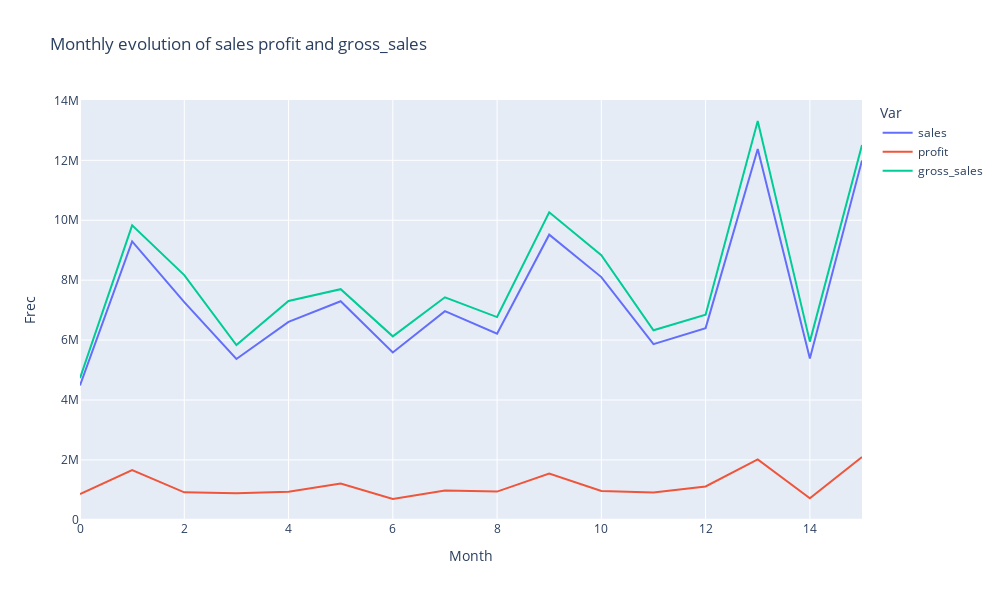

Notebook code for this chart:
### Code cell
fig = px.line(grouped_df, y=['sales', 'profit', 'gross_sales'],
              title='Monthly evolution of sales profit and gross_sales',
              labels={'date' : 'Month', 'value' : 'Frec', 'variable' : 'Var'},
              width=1000, height=600)
fig.update_xaxes(title='Month')
fig.update_yaxes(title='Frec')
fig.show()

### Figure 1 — Plotly figure (JSON) as saved in the notebook; plotly's stock layout.template omitted (floating-point values rounded to 4 significant figures)
{"data": [{"hovertemplate": "Var=sales<br>index=%{x}<br>Frec=%{y}<extra></extra>", "legendgroup": "sales", "line": {"color": "#636efa", "dash": "solid"}, "marker": {"symbol": "circle"}, "mode": "lines", "name": "sales", "orientation": "v", "showlegend": true, "type": "scatter", "x": [0, 1, 2, 3, 4, 5, 6, 7, 8, 9, 10, 11, 12, 13, 14, 15], "xaxis": "x", "y": [4484000.0, 9296000.0, 7267000.0, 5368000.0, 6608000.0, 7298000.0, 5587000.0, 6965000.0, 6210000.0, 9519000.0, 8103000.0, 5865000.0, 6399000.0, 12380000.0, 5384000.0, 12000000.0], "yaxis": "y"}, {"hovertemplate": "Var=profit<br>index=%{x}<br>Frec=%{y}<extra></extra>", "legendgroup": "profit", "line": {"color": "#EF553B", "dash": "solid"}, "marker": {"symbol": "circle"}, "mode": "lines", "name": "profit", "orientation": "v", "showlegend": true, "type": "scatter", "x": [0, 1, 2, 3, 4, 5, 6, 7, 8, 9, 10, 11, 12, 13, 14, 15], "xaxis": "x", "y": [861500.0, 1661000.0, 915800.0, 884500.0, 935100.0, 1208000.0, 694400.0, 981700.0, 942300.0, 1545000.0, 959300.0, 914800.0, 1114000.0, 2018000.0, 716400.0, 2096000.0], "yaxis": "y"}, {"hovertemplate": "Var=gross_sales<br>index=%{x}<br>Frec=%{y}<extra></extra>", "legendgroup": "gross_sales", "line": {"color": "#00cc96", "dash": "solid"}, "marker": {"symbol": "circle"}, "mode": "lines", "name": "gross_sales", "orientation": "v", "showlegend": true, "type": "scatter", "x": [0, 1, 2, 3, 4, 5, 6, 7, 8, 9, 10, 11, 12, 13, 14, 15], "xaxis": "x", "y": [4729736, 9828688, 8167338, 5835025, 7307000.0, 7699201, 6124026, 7429000.0, 6767911, 10268972, 8833000.0, 6325959, 6845317, 13313424, 5947910, 12508268], "yaxis": "y"}], "layout": {"height": 600, "legend": {"title": {"text": "Var"}, "tracegroupgap": 0}, "title": {"text": "Monthly evolution of sales profit and gross_sales"}, "width": 1000, "xaxis": {"anchor": "y", "domain": [0, 1], "title": {"text": "Month"}}, "yaxis": {"anchor": "x", "domain": [0, 1], "title": {"text": "Frec"}}}}
